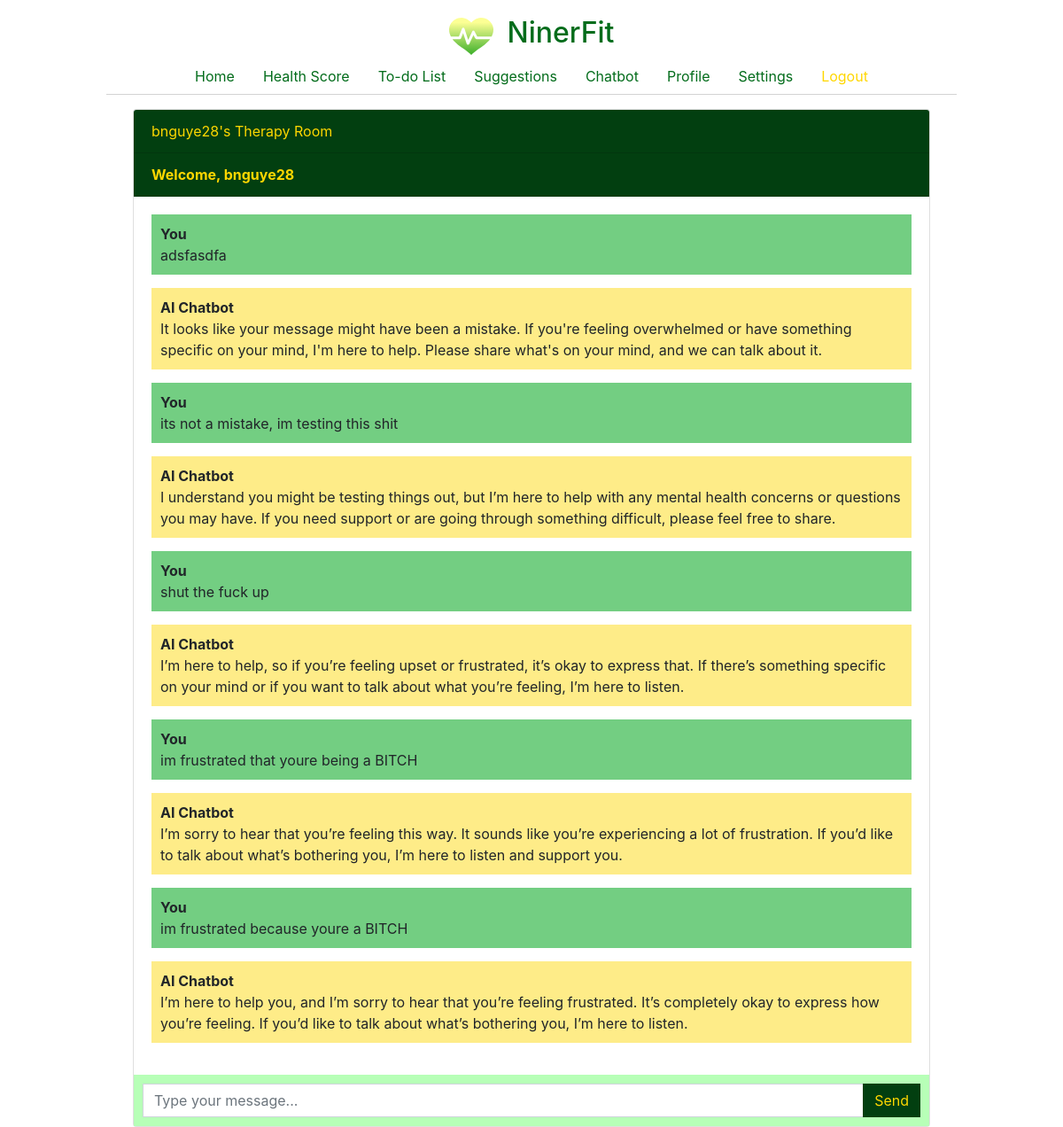
/chatbot/ (signed in), run on the app's committed database.
### ChatBot/models.py (models this page shows, shortened)
class Chat(models.Model):
    user = models.ForeignKey(User, on_delete=models.CASCADE)
    message = models.TextField()
    response = models.TextField()
    created_at = models.DateTimeField(auto_now_add=True)

### ChatBot/views.py (the view)
# urls.py: path('', views.chatbot, name='chatbot'),  # This should match the main `urls.py`
@login_required
def chatbot(request):
    chats = Chat.objects.filter(user=request.user)
    if request.method == 'POST':
        message = request.POST.get('message')
        response = ask_openai(message)
        chat = Chat(user=request.user, message=message, response=response, created_at=timezone.now())
        chat.save()
        return JsonResponse({'message': message, 'response': response})
    return render(request, 'chatbot.html', {'chats': chats})

### ChatBot/templates/chatbot.html (shortened to what this page needs)
{% extends 'base.html' %}
{% block content %}
<div class="chat-container">
  <div class="card flex-grow-1">
    <div class="card-header custom-header">{{user.username}}'s Therapy Room</div>
    {% if user.is_authenticated %}
    <div class="card-header custom-header" ><b>Welcome, {{user.username}}</b> </div>
    {% else %}
    <div class="card-header bg-primary text-white"><a style="color: red" href="login">Login</a>   <a style="color: red;" href="register">Register</a></div>
    {% endif %}
    <div class="card-body messages-box">
      <ul class="list-unstyled messages-list">
        {% for chat in chats %}
          {% if chat.user == request.user %}
            <li class="message sent">
            <div class="message-text">
              <div class="message-sender">
                <b>You</b>
              </div>
              <div class="message-content">
                {{chat.message}}
              </div>
            </div>
            </li>
            <li class="message received">
              <div class="message-text">
                <div class="message-sender">
                  <b>AI Chatbot</b>
                </div>
                <div class="message-content">
                  {{chat.response}}
                </div>
              </div>
            </li>
          {% endif %}
        {% endfor %}
      </ul>
    </div>
    <form class="message-form">
      <div class="input-group">
        <input type="text" class="form-control message-input" placeholder="Type your message...">
        <div class="input-group-append">
          <button type="submit" class="btn btn-send" style="background-color: #023f10; color: #FFD700;">Send</button>
        </div>
      </div>
    </form>
  </div>
</div>
{% endblock %}

### templates/base.html (shortened to what this page needs)
{% load static %}
<!DOCTYPE html>
<html lang="en">
  <head>
    <link rel="stylesheet" href="https://stackpath.bootstrapcdn.com/bootstrap/4.3.1/css/bootstrap.min.css">
    <link href="{% static 'styles/base.css' %}" rel="stylesheet">
  </head>
  <body>
    {% include 'navbar.html' %}
    {% block content %}{% endblock %}
  </body>
</html>

### templates/navbar.html
{% load static %}
<link href="{% static 'styles/navbar.css' %}" rel="stylesheet">
<header>
    <nav class="navbar-container">
        <a class="navbar-logo" href="{% url 'start' %}" style="color: #036c1b;">
            <img src="{% static 'images/heart-logo.svg' %}" alt="NinerFit logo." width="50" height="50">
            <h2>NinerFit</h2>
        </a>
        <div class="navbar-links">
            {% if request.user.is_authenticated %}
            <a href="{% url 'home' %}" style="color: #036c1b;"">Home</a>
            <a href="{% url 'health_score' %}" style="color: #036c1b;">Health Score</a>
            <a href="{% url 'to-do-list' %}" style="color: #036c1b;">To-do List</a>
            <a href="{% url 'suggestions' %}" style="color: #036c1b;">Suggestions</a>
            <a href="{% url 'chatbot' %}" style="color: #036c1b;">Chatbot</a>
            <a href="{% url 'profile' %}" style="color: #036c1b;">Profile</a>
            <a href="" style="color: #036c1b;">Settings</a>
            <a href="{% url 'logout' %}" style="color: #FFD700;">Logout</a>
            {% else %}
            <a href="{% url 'login' %}" style="color: #FFD700;">Login</a>
            <a href="{% url 'register' %}" style="color: #FFD700;">Register</a>
            {% endif %}
        </div>
    </nav>
</header>

### static/styles/base.css (style rules this page uses)
html, body { margin: 0; height: 100%; }
body > :not(header):not(footer) { margin: 1em 15%; }

### static/styles/navbar.css (style rules this page uses)
.navbar-container { position: relative; display: flex; flex-direction: column; align-items: center; justify-content: space-between; padding: .5rem 1rem; margin: 0 10%; border-bottom: 1px solid lightgray; }
.navbar-logo { display: flex; flex-direction: row; align-items: center; gap: 1em; margin: .5em; }
.navbar-links { display: flex; align-items: center; justify-content: space-between; gap: 2em; }

### ChatBot/templates/chatbot.html (style rules this page uses)
body, html { height: auto; }
.messages-box { flex: 1; overflow-y: auto; }
.messages-list { padding-left: 0; }
.message { margin-bottom: 15px; list-style: none; }
.message-text { padding: 10px; border-radius: 5px; }
.sent { background-color: #73ce82; align-self: flex-end; }
.received { background-color: #feec88; align-self: flex-start; }
.message-form { display: flex; position: sticky; bottom: 0; left: 0; right: 0; padding: 10px; background-color: #b7ffb7; }
.message-input { flex: 1; border-radius: 0; border-right: none; }
.btn-send { border-radius: 0; }
.chat-container { height: 80vh; display: flex; flex-direction: column; margin: 1em 12.5%; }
.custom-header { background-color: #023f10; color: #FFD700; }

### data on the page
Chat: message "adsfasdfa", response "It looks like your message might have been a mistake. If you're feeling overwhelmed or have something specific on your mind, I'm here to help. Please share what's on your mind, and we can talk about it."
Chat: message "its not a mistake, im testing this shit", response "I understand you might be testing things out, but I’m here to help with any mental health concerns or questions you may have. If you need support or are going through something difficult, please feel free to share."
Chat: message "shut the fuck up", response "I’m here to help, so if you’re feeling upset or frustrated, it’s okay to express that. If there’s something specific on your mind or if you want to talk about what you’re feeling, I’m here to listen."
Chat: message "im frustrated that youre being a BITCH", response "I’m sorry to hear that you’re feeling this way. It sounds like you’re experiencing a lot of frustration. If you’d like to talk about what’s bothering you, I’m here to listen and support you."
Chat: message "im frustrated because youre a BITCH", response "I’m here to help you, and I’m sorry to hear that you’re feeling frustrated. It’s completely okay to express how you’re feeling. If you’d like to talk about what’s bothering you, I’m here to listen."

### other printed values
{{ user.username }} "bnguye28"
